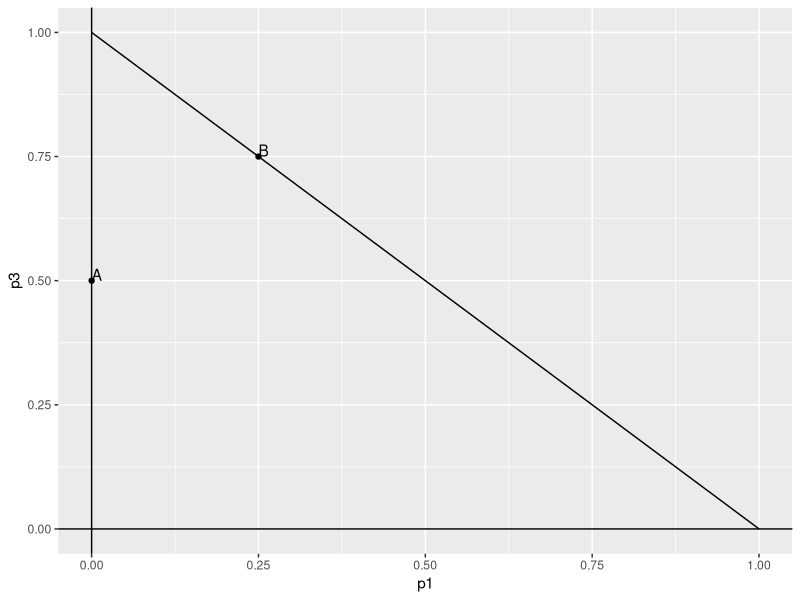
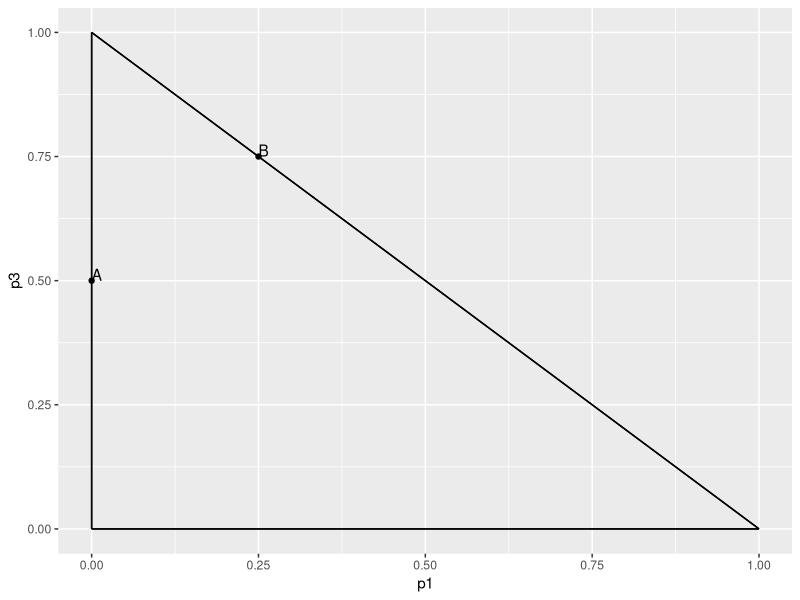
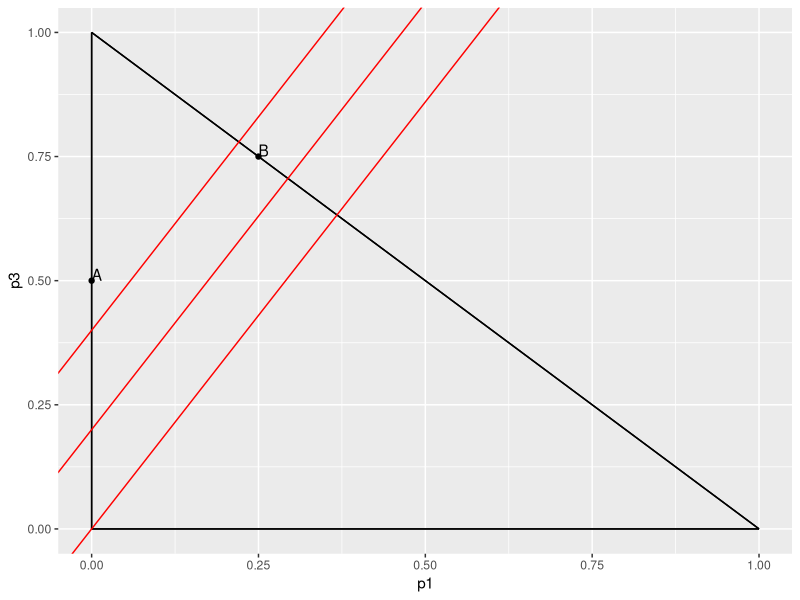

The R script that drew these images, in order:
## ---- chunk 1
## graph of 1a.
library(ggplot2)

gambles <-
  data.frame(
    label = c("A", "B"),
    p1    = c(0, 0.25),
    p3    = c(0.5, 0.75),
    corner1 = c(1,0),
    corner2 = c(0,1)
  )

ggplot(gambles, aes(x = p1, y = p3)) +
  geom_point() + geom_line(aes(x = corner1, y = corner2)) +
  geom_text(aes(label = label), hjust = 0, vjust = 0) + 
  geom_hline(yintercept = 0) + geom_vline(xintercept = 0) + #stops intercepts from going past 1
  xlim(0,1) + ylim(0,1) #sets scale for x any y axes

ggplot(gambles, aes(x = p1, y = p3)) +
geom_point() +
geom_text(aes(label = label), hjust = 0, vjust = 0)+
xlim(0,1)+ylim(0,1)+geom_segment(aes(x=0,y=0,xend=0,yend=1))+geom_segment(aes(x=0,y=0,xend=1,yend=0))+geom_segment(aes(x=0,y=1,xend=1,yend=0))
## ---- chunk 2
## code to calculate utilities
## ideally written as general-use function

 utility <- function(p1, p2, p3, x1, x2, x3){
   u= p1*(x1^(1/2)) + p2*(x2^(1/2)) + p3*(x3^(1/2))
   return(u)
 }
 
 x =utility(p1 = 0, p2 = 0.5, p3 = 0.5, x1 = 0, x2 = 20, x3 = 50)
 x
 y = utility(p1 = 0, p2 = 0.25, p3 = 0.75, x1 = 0, x2 = 0, x3 = 50)
y

# We can calculate the utilities as follows:
# 
# ## \begin{align*}
# ## EU_A &= 0.5 \sqrt{20} + 0.5 \sqrt{50} = 5.77 \\
# ## EU_B &= 0.25 \sqrt{0} + 0.75 \sqrt{50} = 5.30
# ## \end{align*}
# 
# Thus the consumer prefers option A.

## ---- chunk 3
# option 1: prove straight lines, then plot

# option 2: draw countour plot

p<-ggplot(gambles, aes(x = p1, y = p3)) +
geom_point() +
geom_text(aes(label = label), hjust = 0, vjust = 0)+
xlim(0,1)+ylim(0,1)+geom_segment(aes(x=0,y=0,xend=0,yend=1))+geom_segment(aes(x=0,y=0,xend=1,yend=0))+geom_segment(aes(x=0,y=1,xend=1,yend=0))


p+ geom_abline(intercept=0,slope=1.72, color="red")+geom_abline(intercept=.2,slope=1.72, color="red")+geom_abline(intercept=.4,slope=1.72, color="red")

## ---- chunk 4
# similar to part b
#  PT_A &= 0.5 \sqrt{20-10} + 0.5 \sqrt{50-10} = 4.74 \\
# PT_B &= 0.42 \left [-2 \sqrt{|0-10|}\right ] + 0.58 \sqrt{50-10} =1.01 % should be 1.5 not 2?

## Thus this consumer prefers option A as well.

